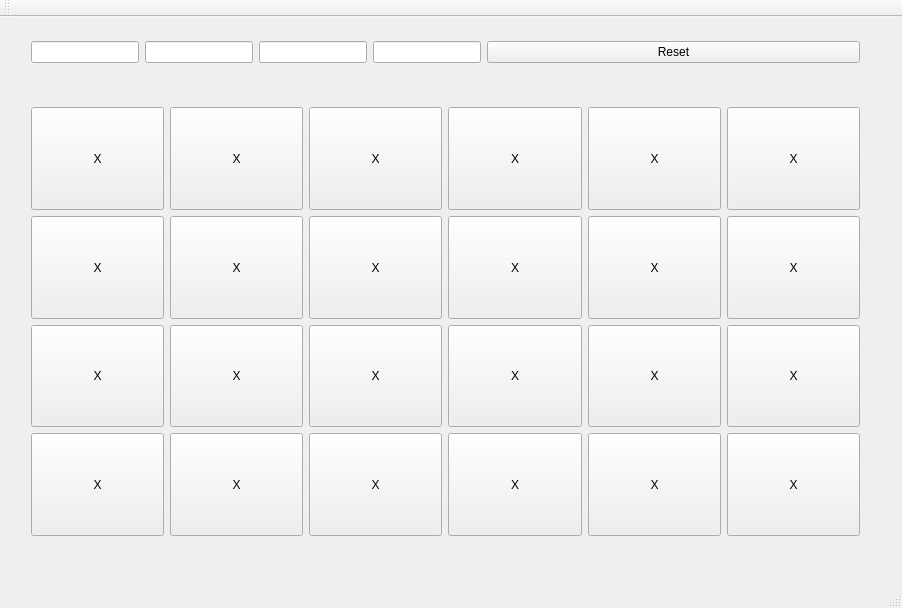
<?xml version="1.0" encoding="UTF-8"?>
<ui version="4.0">
 <class>memorygame</class>
 <widget class="QMainWindow" name="memorygame">
  <property name="geometry">
   <rect>
    <x>0</x>
    <y>0</y>
    <width>902</width>
    <height>608</height>
   </rect>
  </property>
  <property name="windowTitle">
   <string>memorygame</string>
  </property>
  <widget class="QWidget" name="centralWidget">
   <property name="autoFillBackground">
    <bool>false</bool>
   </property>
   <widget class="QWidget" name="horizontalLayoutWidget">
    <property name="geometry">
     <rect>
      <x>20</x>
      <y>0</y>
      <width>851</width>
      <height>71</height>
     </rect>
    </property>
    <layout class="QHBoxLayout" name="horizontalLayout">
     <property name="sizeConstraint">
      <enum>QLayout::SetDefaultConstraint</enum>
     </property>
     <item>
      <widget class="QLineEdit" name="p1">
       <property name="sizePolicy">
        <sizepolicy hsizetype="Minimum" vsizetype="Fixed">
         <horstretch>0</horstretch>
         <verstretch>0</verstretch>
        </sizepolicy>
       </property>
       <property name="alignment">
        <set>Qt::AlignRight|Qt::AlignTrailing|Qt::AlignVCenter</set>
       </property>
      </widget>
     </item>
     <item>
      <widget class="QLineEdit" name="Pairs">
       <property name="sizePolicy">
        <sizepolicy hsizetype="Minimum" vsizetype="Fixed">
         <horstretch>0</horstretch>
         <verstretch>0</verstretch>
        </sizepolicy>
       </property>
      </widget>
     </item>
     <item>
      <widget class="QLineEdit" name="t1">
       <property name="sizePolicy">
        <sizepolicy hsizetype="Minimum" vsizetype="Fixed">
         <horstretch>0</horstretch>
         <verstretch>0</verstretch>
        </sizepolicy>
       </property>
       <property name="alignment">
        <set>Qt::AlignRight|Qt::AlignTrailing|Qt::AlignVCenter</set>
       </property>
      </widget>
     </item>
     <item>
      <widget class="QLineEdit" name="Tries">
       <property name="sizePolicy">
        <sizepolicy hsizetype="Minimum" vsizetype="Fixed">
         <horstretch>0</horstretch>
         <verstretch>0</verstretch>
        </sizepolicy>
       </property>
      </widget>
     </item>
     <item>
      <widget class="QPushButton" name="Reset">
       <property name="sizePolicy">
        <sizepolicy hsizetype="Expanding" vsizetype="Fixed">
         <horstretch>0</horstretch>
         <verstretch>0</verstretch>
        </sizepolicy>
       </property>
       <property name="text">
        <string>Reset</string>
       </property>
      </widget>
     </item>
    </layout>
   </widget>
   <widget class="QWidget" name="gridLayoutWidget">
    <property name="geometry">
     <rect>
      <x>20</x>
      <y>79</y>
      <width>851</width>
      <height>451</height>
     </rect>
    </property>
    <layout class="QGridLayout" name="gridLayout">
     <property name="sizeConstraint">
      <enum>QLayout::SetDefaultConstraint</enum>
     </property>
     <item row="2" column="1">
      <widget class="QPushButton" name="b13">
       <property name="sizePolicy">
        <sizepolicy hsizetype="Preferred" vsizetype="Preferred">
         <horstretch>0</horstretch>
         <verstretch>0</verstretch>
        </sizepolicy>
       </property>
       <property name="text">
        <string>X</string>
       </property>
      </widget>
     </item>
     <item row="2" column="2">
      <widget class="QPushButton" name="b14">
       <property name="sizePolicy">
        <sizepolicy hsizetype="Preferred" vsizetype="Preferred">
         <horstretch>0</horstretch>
         <verstretch>0</verstretch>
        </sizepolicy>
       </property>
       <property name="text">
        <string>X</string>
       </property>
      </widget>
     </item>
     <item row="0" column="0">
      <widget class="QPushButton" name="b0">
       <property name="sizePolicy">
        <sizepolicy hsizetype="Preferred" vsizetype="Preferred">
         <horstretch>0</horstretch>
         <verstretch>0</verstretch>
        </sizepolicy>
       </property>
       <property name="text">
        <string>X</string>
       </property>
      </widget>
     </item>
     <item row="0" column="3">
      <widget class="QPushButton" name="b3">
       <property name="sizePolicy">
        <sizepolicy hsizetype="Preferred" vsizetype="Preferred">
         <horstretch>0</horstretch>
         <verstretch>0</verstretch>
        </sizepolicy>
       </property>
       <property name="text">
        <string>X</string>
       </property>
      </widget>
     </item>
     <item row="0" column="5">
      <widget class="QPushButton" name="b5">
       <property name="sizePolicy">
        <sizepolicy hsizetype="Preferred" vsizetype="Preferred">
         <horstretch>0</horstretch>
         <verstretch>0</verstretch>
        </sizepolicy>
       </property>
       <property name="text">
        <string>X</string>
       </property>
      </widget>
     </item>
     <item row="0" column="1">
      <widget class="QPushButton" name="b1">
       <property name="sizePolicy">
        <sizepolicy hsizetype="Preferred" vsizetype="Preferred">
         <horstretch>0</horstretch>
         <verstretch>0</verstretch>
        </sizepolicy>
       </property>
       <property name="text">
        <string>X</string>
       </property>
      </widget>
     </item>
     <item row="2" column="3">
      <widget class="QPushButton" name="b15">
       <property name="sizePolicy">
        <sizepolicy hsizetype="Preferred" vsizetype="Preferred">
         <horstretch>0</horstretch>
         <verstretch>0</verstretch>
        </sizepolicy>
       </property>
       <property name="text">
        <string>X</string>
       </property>
      </widget>
     </item>
     <item row="0" column="2">
      <widget class="QPushButton" name="b2">
       <property name="sizePolicy">
        <sizepolicy hsizetype="Preferred" vsizetype="Preferred">
         <horstretch>0</horstretch>
         <verstretch>0</verstretch>
        </sizepolicy>
       </property>
       <property name="text">
        <string>X</string>
       </property>
      </widget>
     </item>
     <item row="3" column="3">
      <widget class="QPushButton" name="b21">
       <property name="sizePolicy">
        <sizepolicy hsizetype="Preferred" vsizetype="Preferred">
         <horstretch>0</horstretch>
         <verstretch>0</verstretch>
        </sizepolicy>
       </property>
       <property name="text">
        <string>X</string>
       </property>
      </widget>
     </item>
     <item row="1" column="3">
      <widget class="QPushButton" name="b9">
       <property name="sizePolicy">
        <sizepolicy hsizetype="Preferred" vsizetype="Preferred">
         <horstretch>0</horstretch>
         <verstretch>0</verstretch>
        </sizepolicy>
       </property>
       <property name="text">
        <string>X</string>
       </property>
      </widget>
     </item>
     <item row="3" column="4">
      <widget class="QPushButton" name="b22">
       <property name="sizePolicy">
        <sizepolicy hsizetype="Preferred" vsizetype="Preferred">
         <horstretch>0</horstretch>
         <verstretch>0</verstretch>
        </sizepolicy>
       </property>
       <property name="text">
        <string>X</string>
       </property>
      </widget>
     </item>
     <item row="1" column="0">
      <widget class="QPushButton" name="b6">
       <property name="sizePolicy">
        <sizepolicy hsizetype="Preferred" vsizetype="Preferred">
         <horstretch>0</horstretch>
         <verstretch>0</verstretch>
        </sizepolicy>
       </property>
       <property name="text">
        <string>X</string>
       </property>
      </widget>
     </item>
     <item row="1" column="4">
      <widget class="QPushButton" name="b10">
       <property name="sizePolicy">
        <sizepolicy hsizetype="Preferred" vsizetype="Preferred">
         <horstretch>0</horstretch>
         <verstretch>0</verstretch>
        </sizepolicy>
       </property>
       <property name="text">
        <string>X</string>
       </property>
      </widget>
     </item>
     <item row="2" column="5">
      <widget class="QPushButton" name="b17">
       <property name="sizePolicy">
        <sizepolicy hsizetype="Preferred" vsizetype="Preferred">
         <horstretch>0</horstretch>
         <verstretch>0</verstretch>
        </sizepolicy>
       </property>
       <property name="text">
        <string>X</string>
       </property>
      </widget>
     </item>
     <item row="1" column="1">
      <widget class="QPushButton" name="b7">
       <property name="sizePolicy">
        <sizepolicy hsizetype="Preferred" vsizetype="Preferred">
         <horstretch>0</horstretch>
         <verstretch>0</verstretch>
        </sizepolicy>
       </property>
       <property name="text">
        <string>X</string>
       </property>
      </widget>
     </item>
     <item row="3" column="1">
      <widget class="QPushButton" name="b19">
       <property name="sizePolicy">
        <sizepolicy hsizetype="Preferred" vsizetype="Preferred">
         <horstretch>0</horstretch>
         <verstretch>0</verstretch>
        </sizepolicy>
       </property>
       <property name="text">
        <string>X</string>
       </property>
      </widget>
     </item>
     <item row="0" column="4">
      <widget class="QPushButton" name="b4">
       <property name="sizePolicy">
        <sizepolicy hsizetype="Preferred" vsizetype="Preferred">
         <horstretch>0</horstretch>
         <verstretch>0</verstretch>
        </sizepolicy>
       </property>
       <property name="text">
        <string>X</string>
       </property>
      </widget>
     </item>
     <item row="1" column="5">
      <widget class="QPushButton" name="b11">
       <property name="sizePolicy">
        <sizepolicy hsizetype="Preferred" vsizetype="Preferred">
         <horstretch>0</horstretch>
         <verstretch>0</verstretch>
        </sizepolicy>
       </property>
       <property name="text">
        <string>X</string>
       </property>
      </widget>
     </item>
     <item row="2" column="4">
      <widget class="QPushButton" name="b16">
       <property name="sizePolicy">
        <sizepolicy hsizetype="Preferred" vsizetype="Preferred">
         <horstretch>0</horstretch>
         <verstretch>0</verstretch>
        </sizepolicy>
       </property>
       <property name="text">
        <string>X</string>
       </property>
      </widget>
     </item>
     <item row="3" column="5">
      <widget class="QPushButton" name="b23">
       <property name="sizePolicy">
        <sizepolicy hsizetype="Preferred" vsizetype="Preferred">
         <horstretch>0</horstretch>
         <verstretch>0</verstretch>
        </sizepolicy>
       </property>
       <property name="text">
        <string>X</string>
       </property>
      </widget>
     </item>
     <item row="1" column="2">
      <widget class="QPushButton" name="b8">
       <property name="sizePolicy">
        <sizepolicy hsizetype="Preferred" vsizetype="Preferred">
         <horstretch>0</horstretch>
         <verstretch>0</verstretch>
        </sizepolicy>
       </property>
       <property name="text">
        <string>X</string>
       </property>
      </widget>
     </item>
     <item row="3" column="0">
      <widget class="QPushButton" name="b18">
       <property name="sizePolicy">
        <sizepolicy hsizetype="Preferred" vsizetype="Preferred">
         <horstretch>0</horstretch>
         <verstretch>0</verstretch>
        </sizepolicy>
       </property>
       <property name="text">
        <string>X</string>
       </property>
      </widget>
     </item>
     <item row="3" column="2">
      <widget class="QPushButton" name="b20">
       <property name="sizePolicy">
        <sizepolicy hsizetype="Preferred" vsizetype="Preferred">
         <horstretch>0</horstretch>
         <verstretch>0</verstretch>
        </sizepolicy>
       </property>
       <property name="text">
        <string>X</string>
       </property>
      </widget>
     </item>
     <item row="2" column="0">
      <widget class="QPushButton" name="b12">
       <property name="sizePolicy">
        <sizepolicy hsizetype="Preferred" vsizetype="Preferred">
         <horstretch>0</horstretch>
         <verstretch>0</verstretch>
        </sizepolicy>
       </property>
       <property name="text">
        <string>X</string>
       </property>
      </widget>
     </item>
    </layout>
   </widget>
  </widget>
  <widget class="QMenuBar" name="menuBar">
   <property name="geometry">
    <rect>
     <x>0</x>
     <y>0</y>
     <width>902</width>
     <height>26</height>
    </rect>
   </property>
  </widget>
  <widget class="QToolBar" name="mainToolBar">
   <attribute name="toolBarArea">
    <enum>TopToolBarArea</enum>
   </attribute>
   <attribute name="toolBarBreak">
    <bool>false</bool>
   </attribute>
  </widget>
  <widget class="QStatusBar" name="statusBar"/>
 </widget>
 <layoutdefault spacing="6" margin="11"/>
 <resources/>
 <connections/>
</ui>
